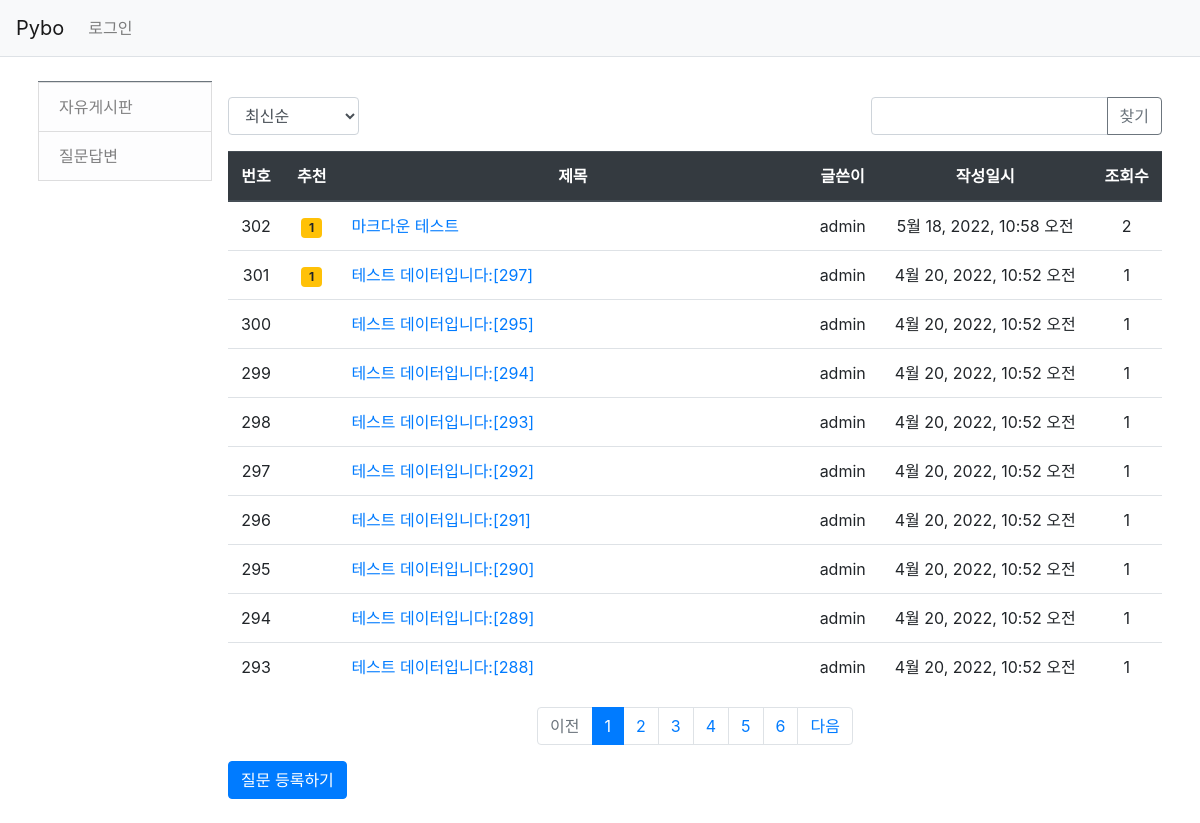
Screenshot of /pybo/ with the database file from the repository.
### pybo/models.py (models this page shows, shortened)
class Category(models.Model):
    name = models.CharField(max_length=20, unique=True)
    title = models.CharField(max_length=50)
    def get_absolute_url(self):
        return reverse('pybo:index', args=[self.name])

class Question(models.Model):
    author = models.ForeignKey(User, on_delete=models.CASCADE,
                               related_name='author_question')
    subject = models.CharField(max_length=200)
    content = models.TextField()
    create_date = models.DateTimeField()
    view_count = models.IntegerField()
    modify_date = models.DateTimeField(null=True, blank=True)
    voter = models.ManyToManyField(User, related_name='voter_question') # voter 추가
    category = models.ForeignKey(Category, on_delete=models.CASCADE, related_name='category_question', null=True)

### pybo/views/base_views.py (the view, shortened to what this page needs)
# urls.py: path('', base_views.index, name='index'), # / 페이지에 해당하는 urlpatterns
def index(request, category_name='qna'):
    ''''''
    page = request.GET.get('page', '1')     # 페이지
    kw = request.GET.get('kw', '')          # 검색어
    so = request.GET.get('so', 'recent')    # 정렬 기준
    category_list = Category.objects.all()
    category = get_object_or_404(Category, name=category_name)
    question_list = Question.objects.filter(category=category)
    if so == 'recommend':
        question_list = question_list.annotate(
            num_voter=Count('voter')).order_by('-num_voter', '-create_date')
    elif so == 'popular':
        question_list = question_list.annotate(
            num_answer=Count('answer')).order_by('-num_answer', '-create_date')
    else:   # recent
        question_list = question_list.order_by('-create_date')
    paginator = Paginator(question_list, 10) # 페이지당 10개씩 보여 주기
    page_obj = paginator.get_page(page)
    context = {'question_list': page_obj, 'page': page, 'kw': kw, 'so': so,
               'category_list': category_list, 'category_name': category_name}
    return render(request, 'pybo/question_list.html', context)
    return HttpResponse("안녕하세요 pybo에 오신것을 환영합니다.")

### pybo/templatetags/pybo_filter.py (called while the page is built)
@register.filter
def sub(value, arg):
    return value - arg

### templates/pybo/question_list.html (shortened to what this page needs)
{% extends 'base.html' %}
{% load pybo_filter %}
{% block content %}
<div class="container my-3">
    <div class="row">
        <div class="col-sm-12 col-md-3 col-lg-2 p-2">
            <nav id="sidebar" class="border-top border-secondary">
                <div class="list-group">
                {% for cat in category_list %}
                    {% if cat == category %}
                    <a class="rounded-0 list-group-item list-group-item-action list-group-item-light active"
                    href="{{ cat.get_absolute_url }}">{{ cat.title }}</a>
                    {% else %}
                    <a class="rounded-0 list-group-item list-group-item-action list-group-item-light"
                    href="{{ cat.get_absolute_url }}">{{ cat.title }}</a>
                    {% endif %}
                {% endfor %}
                </div>
            </nav>
        </div>
        <div class="col-sm-12 col-md-9 col-lg-10 p-2">
    <div class="row justify-content-between my-3">
        <div class="col-2">
            <select class="form-control so">
                <option value="recent" {% if so == 'recent' %}selected{% endif %}>
                    최신순
                </option>
            </select>
        </div>
        <div class="col-4 input-group">
            <input type="text" class="form-control kw"
                    value="{{ kw|default_if_none:'' }}">
            <div class="input-group-append">
                <button class="btn btn-outline-secondary"
                        type="button" id="btn_search">찾기</button>
            </div>
        </div>
    </div>
    <table class="table">
        <thead>
        <tr class="text-center thead-dark">
            <th>번호</th>
            <th>추천</th>
            <th style="width:50%">제목</th>
            <th>글쓴이</th>
            <th>작성일시</th>
            <th>조회수</th>
        </tr>
        </thead>
        <tbody>
        {% if question_list %}
        {% for question in question_list %}
        <tr class="text-center">
            <td>{{ question_list.paginator.count|sub:question_list.start_index|sub:forloop.counter0|add:1 }}</td>
            <td>
                {% if question.voter.all.count > 0 %}
                <span class="badge badge-warning px-2 py-1">
                    {{ question.voter.all.count }}
                </span>
                {% endif %}
            </td>
            <td class="text-left align-middle">
                <a href="{% url 'pybo:detail' question.id %}" class="subject-link">
                    {{ question.subject }}
                </a>
            </td>
            <td>{{ question.author.username }}</td>
            <td>{{question.create_date}}</td>
            <td>{{ question.view_count }}</td>
        </tr>
        {% endfor %}
        {% else %}
        <tr>
            <td colspan="3">질문이 없습니다.</td>
        </tr>
        {% endif %}
        </tbody>
    </table>
    <ul class="pagination justify-content-center">
        {% if question_list.has_previous %}
        <li class="page-item">
            <a class="page-link"
                data-page="{{ question_list.previous_page_number }}" href="#">이전</a>
        </li>
        {% else %}
        <li class="page-item disabled">
            <a class="page-link" tabindex="-1" aria-disabled="true" href="#">
                이전
            </a>
        </li>
        {% endif %}
        {% for page_number in question_list.paginator.page_range %}
        {% if page_number >= question_list.number|add:-5 and page_number <= question_list.number|add:5 %}
            {% if page_number == question_list.number %}
            <li class="page-item active" aria-current="page">
                <a class="page-link" data-page="{{ page_number }}" href="#">
                    {{ page_number }}
                </a>
            </li>
        {% else %}
        <li class="page-item">
            <a class="page-link" data-page="{{ page_number }}" href="#">
                    {{ page_number }}
            </a>
        </li>
        {% endif %}
    {% endif %}
    {% endfor %}
    {% if question_list.has_next %}
     <li class="page-item">
         <a class="page-link"
            data-page="{{ question_list.next_page_number }}" href="#">다음</a>
     </li>
     {% else %}
     <li class="page-item disabled">
         <a class="page-link" tabindex="-1" aria-disabled="true" href="#">다음</a>
     </li>
     {% endif %}
    </ul>
    <a href="{% url 'pybo:question_create' category_name %}" class="btn btn-primary">
        질문 등록하기
    </a>
        </div>
        </div>
</div>
{% endblock %}

### templates/base.html (shortened to what this page needs)
{% load static %}
<!doctype html>
<html lang="ko">
<head>
    <link rel="stylesheet" type="text/css" href="{% static 'bootstrap.min.css' %}">
    <link rel="stylesheet" type="text/css" href="{% static 'style.css' %}">
</head>
<body>
{% include "navbar.html" %}
{% block content %}
{% endblock %}
</body>
</html>

### templates/navbar.html (shortened to what this page needs)
<nav class="navbar navbar-expand-lg navbar-light bg-light border-bottom">
    <a class="navbar-brand" href="{% url 'pybo:index' %}">Pybo</a>
    <div class="collapse navbar-collapse flex-grow-0" id="navbarNav">
        <ul class="navbar-nav">
            <li class="nav-item ">
                {% if user.is_authenticated %}
                <a class="nav-link" href="{% url 'common:logout' %}">
                    {{ user.username }} (로그아웃)
                </a>
                {% else %}
                <a class="nav-link" href="{% url 'common:login' %}">로그인</a>
                {% endif %}
            </li>
        </ul>
    </div>
</nav>

### rows the page displays
Category: title "자유게시판"
Category: title "질문답변"
Question: paginator.count|sub "302", voter.all.count "1", subject "마크다운 테스트", author.username "admin", create_date "5월 18, 2022, 10:58 오전", view_count "2"
Question: paginator.count|sub "301", voter.all.count "1", subject "테스트 데이터입니다:[297]", author.username "admin", create_date "4월 20, 2022, 10:52 오전", view_count "1"
Question: paginator.count|sub "300", subject "테스트 데이터입니다:[295]", author.username "admin", create_date "4월 20, 2022, 10:52 오전", view_count "1"
Question: paginator.count|sub "299", subject "테스트 데이터입니다:[294]", author.username "admin", create_date "4월 20, 2022, 10:52 오전", view_count "1"
Question: paginator.count|sub "298", subject "테스트 데이터입니다:[293]", author.username "admin", create_date "4월 20, 2022, 10:52 오전", view_count "1"
Question: paginator.count|sub "297", subject "테스트 데이터입니다:[292]", author.username "admin", create_date "4월 20, 2022, 10:52 오전", view_count "1"
Question: paginator.count|sub "296", subject "테스트 데이터입니다:[291]", author.username "admin", create_date "4월 20, 2022, 10:52 오전", view_count "1"
Question: paginator.count|sub "295", subject "테스트 데이터입니다:[290]", author.username "admin", create_date "4월 20, 2022, 10:52 오전", view_count "1"
Question: paginator.count|sub "294", subject "테스트 데이터입니다:[289]", author.username "admin", create_date "4월 20, 2022, 10:52 오전", view_count "1"
Question: paginator.count|sub "293", subject "테스트 데이터입니다:[288]", author.username "admin", create_date "4월 20, 2022, 10:52 오전", view_count "1"

### other values shown
{{ page_number }} "1"
{{ page_number }} "2" "3" "4" "5" "6"
